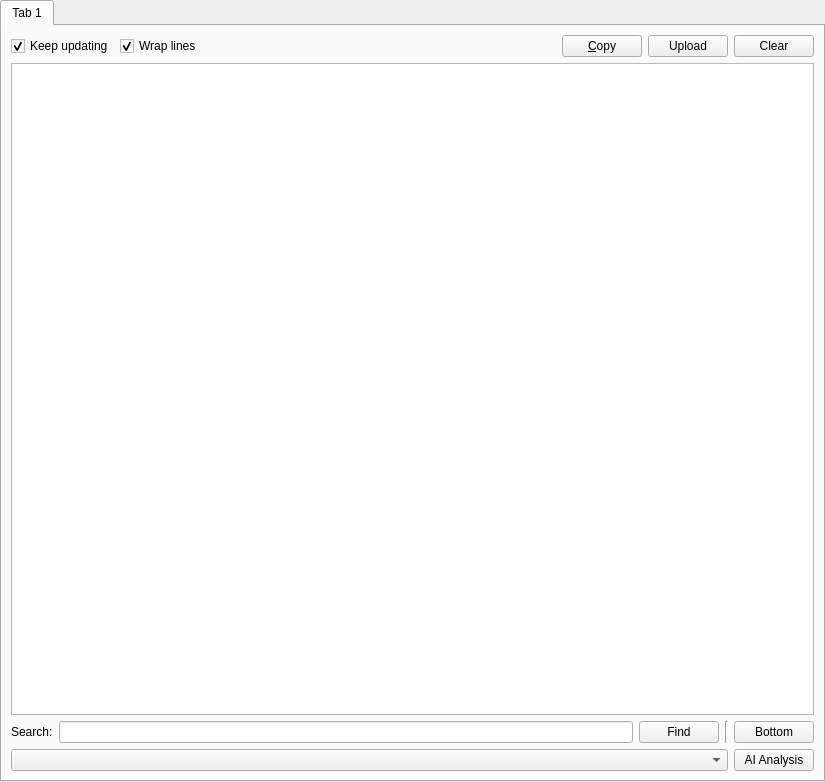
<?xml version="1.0" encoding="UTF-8"?>
<ui version="4.0">
 <class>LogPage</class>
 <widget class="QWidget" name="LogPage">
  <property name="geometry">
   <rect>
    <x>0</x>
    <y>0</y>
    <width>825</width>
    <height>782</height>
   </rect>
  </property>
  <layout class="QVBoxLayout" name="verticalLayout">
   <property name="leftMargin">
    <number>0</number>
   </property>
   <property name="topMargin">
    <number>0</number>
   </property>
   <property name="rightMargin">
    <number>0</number>
   </property>
   <property name="bottomMargin">
    <number>0</number>
   </property>
   <item>
    <widget class="QTabWidget" name="tabWidget">
     <property name="currentIndex">
      <number>0</number>
     </property>
     <widget class="QWidget" name="tab">
      <attribute name="title">
       <string notr="true">Tab 1</string>
      </attribute>
      <layout class="QGridLayout" name="gridLayout">
       <item row="1" column="0" colspan="5">
        <widget class="LogView" name="text">
         <property name="undoRedoEnabled">
          <bool>false</bool>
         </property>
         <property name="readOnly">
          <bool>true</bool>
         </property>
         <property name="plainText">
          <string notr="true"/>
         </property>
         <property name="textInteractionFlags">
          <set>Qt::LinksAccessibleByKeyboard|Qt::LinksAccessibleByMouse|Qt::TextBrowserInteraction|Qt::TextSelectableByKeyboard|Qt::TextSelectableByMouse</set>
         </property>
         <property name="centerOnScroll">
          <bool>false</bool>
         </property>
        </widget>
       </item>
       <item row="0" column="0" colspan="5">
        <layout class="QHBoxLayout" name="horizontalLayout">
         <item>
          <widget class="QCheckBox" name="trackLogCheckbox">
           <property name="text">
            <string>Keep updating</string>
           </property>
           <property name="checked">
            <bool>true</bool>
           </property>
          </widget>
         </item>
         <item>
          <widget class="QCheckBox" name="wrapCheckbox">
           <property name="text">
            <string>Wrap lines</string>
           </property>
           <property name="checked">
            <bool>true</bool>
           </property>
          </widget>
         </item>
         <item>
          <spacer name="horizontalSpacer">
           <property name="orientation">
            <enum>Qt::Horizontal</enum>
           </property>
           <property name="sizeHint" stdset="0">
            <size>
             <width>40</width>
             <height>20</height>
            </size>
           </property>
          </spacer>
         </item>
         <item>
          <widget class="QPushButton" name="btnCopy">
           <property name="toolTip">
            <string>Copy the whole log into the clipboard</string>
           </property>
           <property name="text">
            <string>&amp;Copy</string>
           </property>
          </widget>
         </item>
         <item>
          <widget class="QPushButton" name="btnPaste">
           <property name="toolTip">
            <string>Upload the log to paste.ee - it will stay online for a month</string>
           </property>
           <property name="text">
            <string>Upload</string>
           </property>
          </widget>
         </item>
         <item>
          <widget class="QPushButton" name="btnClear">
           <property name="toolTip">
            <string>Clear the log</string>
           </property>
           <property name="text">
            <string>Clear</string>
           </property>
          </widget>
         </item>
        </layout>
       </item>
       <item row="2" column="0">
        <widget class="QLabel" name="label">
         <property name="text">
          <string>Search:</string>
         </property>
        </widget>
       </item>
       <item row="2" column="2">
        <widget class="QPushButton" name="findButton">
         <property name="text">
          <string>Find</string>
         </property>
        </widget>
       </item>
       <item row="2" column="1">
        <widget class="QLineEdit" name="searchBar"/>
       </item>
       <item row="2" column="4">
        <widget class="QPushButton" name="btnBottom">
         <property name="toolTip">
          <string>Scroll all the way to bottom</string>
         </property>
         <property name="text">
          <string>Bottom</string>
         </property>
        </widget>
       </item>
       <item row="2" column="3">
        <widget class="Line" name="line">
         <property name="orientation">
          <enum>Qt::Vertical</enum>
         </property>
        </widget>
       </item>
       <item row="3" column="0" colspan="5">
        <layout class="QHBoxLayout" name="aiLayout">
         <item>
          <widget class="QComboBox" name="aiModelCombo">
           <property name="sizePolicy">
            <sizepolicy hsizetype="Expanding" vsizetype="Fixed">
             <horstretch>0</horstretch>
             <verstretch>0</verstretch>
            </sizepolicy>
           </property>
          </widget>
         </item>
         <item>
          <widget class="QPushButton" name="btnAIAnalysis">
           <property name="toolTip">
            <string>Analyze crash log with AI</string>
           </property>
           <property name="text">
            <string>AI Analysis</string>
           </property>
          </widget>
         </item>
        </layout>
       </item>
      </layout>
     </widget>
    </widget>
   </item>
  </layout>
 </widget>
 <customwidgets>
  <customwidget>
   <class>LogView</class>
   <extends>QPlainTextEdit</extends>
   <header>ui/widgets/LogView.h</header>
  </customwidget>
 </customwidgets>
 <tabstops>
  <tabstop>tabWidget</tabstop>
  <tabstop>trackLogCheckbox</tabstop>
  <tabstop>wrapCheckbox</tabstop>
  <tabstop>btnCopy</tabstop>
  <tabstop>btnPaste</tabstop>
  <tabstop>btnClear</tabstop>
  <tabstop>text</tabstop>
  <tabstop>searchBar</tabstop>
  <tabstop>findButton</tabstop>
  <tabstop>aiModelCombo</tabstop>
  <tabstop>btnAIAnalysis</tabstop>
 </tabstops>
 <resources/>
 <connections/>
</ui>
